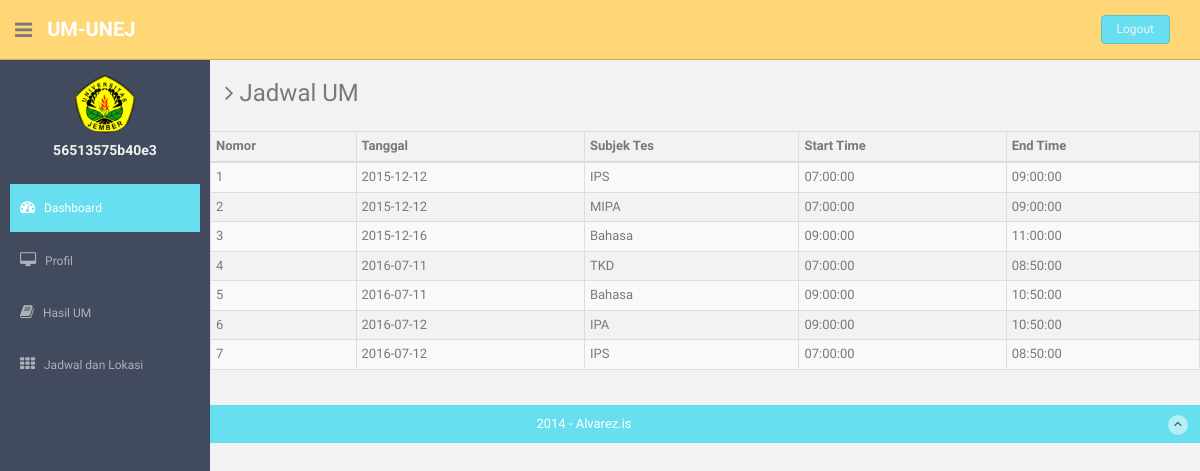
The app's page /index.php?jadwalpeserta (signed in) with its own data.
### tables this page shows
CREATE TABLE IF NOT EXISTS `tb_jadwal_um` (
  `id_jadwal` int(3) NOT NULL AUTO_INCREMENT,
  `tanggal` date NOT NULL,
  `subjek_tes` varchar(10) NOT NULL,
  `start_time` time NOT NULL,
  `end_time` time NOT NULL,
  PRIMARY KEY (`id_jadwal`)
);

### controller/controller.php (called while the page is built, shortened)
<?php
	include "model/model.php";
	class controller{
		public $model;
		function __construct(){
			$this->model = new model();
		}
function viewJadwalPeserta(){
			  $jadwal = $this->model->getjadwalP();
             include 'view/jadwalP.php';
	}
	}
?>

### model/model.php (called while the page is built, shortened)
 <?php
	class model{
		function getjadwalP(){
			$tahun=date('Y-M-D');
			$sql = mysql_query("select * from tb_jadwal_um  where tanggal>'$tahun' order by tanggal asc");
			$indeks=0;
			while($radata=mysql_fetch_array($sql)){
        $data [$indeks]["id"]=$radata["id_jadwal"];
        $data [$indeks]["tanggal"]=$radata["tanggal"];
        $data[$indeks]["s"]=$radata["subjek_tes"];
        $data[$indeks] ["st"]=$radata["start_time"];
        $data[$indeks]["et"]=$radata["end_time"];
$indeks=$indeks+1;
        }
return $data;
        }
	}
?>

### view/jadwalP.php (the view, shortened to what this page needs)
<?php
$id=$_SESSION["username"];
?>
<!DOCTYPE html>
<html lang="en">
  <head>
    <link href="assets/css/bootstrap.css" rel="stylesheet">
    <link href="assets/font-awesome/css/font-awesome.css" rel="stylesheet" />
    <link rel="stylesheet" type="text/css" href="assets/css/zabuto_calendar.css">
    <link rel="stylesheet" type="text/css" href="assets/js/gritter/css/jquery.gritter.css" />
    <link rel="stylesheet" type="text/css" href="assets/lineicons/style.css">
    <link href="assets/js/fullcalendar/bootstrap-fullcalendar.css" rel="stylesheet" />
    <link href="assets/css/style.css" rel="stylesheet">
    <link href="assets/css/style-responsive.css" rel="stylesheet">
  </head>
  <body>
  <section id="container" >
      <header class="header black-bg">
              <div class="sidebar-toggle-box">
                  <div class="fa fa-bars tooltips" data-placement="right" data-original-title="Toggle Navigation"></div>
              </div>
            <a href="index.html" class="logo"><b>UM-UNEJ</b></a>
            <div class="top-menu">
              <ul class="nav pull-right top-menu">
                    <li><a class="logout"  href="index.php?logout">Logout</a></li>
              </ul>
            </div>
        </header>
      <aside>
          <div id="sidebar"  class="nav-collapse ">
              <ul class="sidebar-menu" id="nav-accordion">
                  <p class="centered"><a href="index.php"><img src="assets/img/ui-sam.jpg" class="img-circle" width="60"></a></p>
                  <h5 class="centered"> <?php echo  $id; ?></h5>
                  <li class="mt">
                      <a class="active" href="index.php">
                          <i class="fa fa-dashboard"></i>
                          <span>Dashboard</span>
                      </a>
                  </li>
                  <li class="sub-menu">
                      <a href="javascript:;" >
                          <i class="fa fa-desktop"></i>
                          <span>Profil</span>
                      </a>
                  </li>
                  <li class="sub-menu">
                      <a href="javascript:;" >
                          <i class="fa fa-book"></i>
                          <span>Hasil UM</span>
                      </a>
                  </li>
                  <li class="sub-menu">
                      <a href="javascript:;" >
                          <i class="fa fa-th"></i>
                          <span>Jadwal dan Lokasi</span>
                      </a>
                  </li>
              </ul>
          </div>
      </aside>
      <section id="main-content">
          <section class="wrapper">
          	<h3><i class="fa fa-angle-right"></i> Jadwal UM</h3>
              <div class="row mt">
                <section id="no-more-tables">
                              <table class="table table-bordered table-striped table-condensed cf">
                                  <thead class="cf">
                              <tr>
                                  <th>Nomor</th>
                                  <th>Tanggal</th>
                                  <th class="numeric" >Subjek Tes</th>
                                  <th class="numeric">Start Time</th>
                                  <th class="numeric">End Time</th>
                              </tr>
                              </thead>
                          <tbody>
                                <?php
                                $indeks=1;
foreach ( $jadwal as $var ) {
?>
                             <tr>
    <td class="numeric" data-title="ID"><?php echo $indeks;?>&nbsp;</td>
    <td class="numeric" data-title="ID"><?php echo $var['tanggal'];?>&nbsp;</td>
    <td class="numeric" data-title="Nama"><?php echo $var['s'];?>&nbsp;</td>
    <td class="numeric" data-title="Jenis Kelamin"><?php echo $var['st'];?>&nbsp;</td>
     <td class="numeric" data-title="Prodi Pilihan"><?php echo $var['et'];   ?> &nbsp;</td>
  </tr>
 <?php  $indeks=$indeks+1; } ?>
                              </tbody>
                          </table>
                          </section>
              </div>
		</section>
      </section>
      <footer class="site-footer">
          <div class="text-center">
              2014 - Alvarez.is
              <a href="index.php?jadwalpeserta" class="go-top">
                  <i class="fa fa-angle-up"></i>
              </a>
          </div>
      </footer>
  </section>
  </body>
</html>

### index.php
<?php
	include "controller/controller.php";
	$main = new controller();
	if(isset($_GET['baru'])){
		$main->baru();
	}else if(isset($_GET['login'])){
		$main->login();
	}else if(isset($_GET['homepeserta'])){
		$main->viewhomePeserta();
	}else if(isset($_GET['homeAdAkad'])){
		$main->viewhomeAdAkad();
	}else if(isset($_GET['homeAdMhs'])){
		$main->viewhomeAdMhs();
	}else if(isset($_GET['homeDekan'])){
		$main->viewhomeDekan();
	}else if(isset($_GET['homeSk1'])){
		$main->viewhomeSk1();
	}else if(isset($_GET['jadwalpeserta'])){
		$main->viewJadwalPeserta();
	}else if(isset($_GET['lokasipeserta'])){
		$main->viewLokasiPeserta();
	}else if(isset($_GET['logout'])){
		$main->logout();
	}else if(isset($_GET['hasilUM'])){
		$main->viewHasilUM();
	}else if(isset($_GET['profil'])){
		$main->viewProfil();
	}else if(isset($_GET['editpeserta'])){
		$main->viewFormPeserta();
	}else if(isset($_GET['updateprofil'])){
		$main->updateProfil();
	}else if(isset($_GET['cetakkartu'])){
		$main->viewKartuPDF();
	}else if(isset($_GET['Penjadwalan'])){
		$main->viewJadwalAkad();
	}else if(isset($_GET['editjadwal'])){
		$main->viewFormJadwal($_GET['idjd']);
	}else if(isset($_GET['updatejadwal'])){
		$main->updateJadwal();
	}else if(isset($_GET['tambahJadwal'])){
		$main->viewFormJadwalBaru();
	}else if(isset($_GET['createJadwal'])){
		$main->inputJadwal();
	}else if(isset($_GET['tabelpeserta'])){
		$main->viewPeserta();
	}else if(isset($_GET['tabelpesertaKhs'])){
		$main->viewPesertaKhs();
	}else if(isset($_GET['tabelpesertaSk1'])){
		$main->viewPesertaSk1();
	}else if(isset($_GET['tabelpesertaDkn'])){
		$main->viewPesertaDkn();
	}else if(isset($_GET['PreDU'])){
		$main->viewVer1();
}else if(isset($_GET['PreDUKhs'])){
		$main->viewVerKhs();
}else if(isset($_GET['PreDUSk1'])){
		$main->viewVerSk1();
}else if(isset($_GET['PreDUDkn'])){
		$main->viewVerDkn();
	}else if(isset($_GET['ver1akad'])){
		$main->ver1akad($_GET['id'],$_GET['tot'],$_GET['st']);
	}else if(isset($_GET['verkhs'])){
		$main->ver1khs($_GET['id'],$_GET['st']);
	}else if(isset($_GET['versk1'])){
		$main->ver1sk1($_GET['id'],$_GET['st']);
	}else if(isset($_GET['verdkn'])){
		$main->ver1dkn($_GET['id'],$_GET['st']);
	}else if(isset($_GET['ver2akad'])){
		$main->ver2akad($_GET['id'],$_GET['st']);
	}else if(isset($_GET['pascaDU'])){
		$main->viewVer2();
	}else if(isset($_GET['hasil'])){
		$main->viewSemuanilai();
	}else if(isset($_GET['hasilUMakad'])){
		$main->viewKelulusanUM();
	}else if(isset($_GET['hasilUMDkn'])){
		$main->viewKelulusanUMDkn();
	}else if(isset($_GET['cetaklulus'])){
		$main->viewDraftKelulusanUM();
	}else if(isset($_GET['carinilai'])){
		$main->viewNilai();
	}else if(isset($_GET['selesai'])){
		$main->selesai();
	}else if(isset($_GET['editnilai'])){
		$main->viewFormnilai($_GET['idp']);
	}else if(isset($_GET['updatenilai'])){
		$main->updateNilai();
	}else if(isset($_GET['editjadwal'])){
		$main->viewFormJadwal($_GET['idjd']);
	}else if(isset($_GET['cetakpeserta'])){
		$main->viewDraftPeserta();
	}else if(isset($_SESSION['username'])){
		$main->viewhomePeserta();
	}else if(isset($_SESSION['idAdm'])){
		$main->dashAdmin();
	}else if(isset($_GET['deleteU'])){
		$id = $_GET['deleteU'];
		$main->deletePengguna($id);
	}else{
		$main->index();
	}
?>

### assets/css/style.css (style rules this page uses)
body { color: #797979; background: #f2f2f2; font-family: 'Ruda', sans-serif; padding: 0px !important; margin: 0px !important; font-size:13px; }
ul li { list-style: none; }
a, a:hover, a:focus { text-decoration: none; outline: none; }
#container { width: 100%; height: 100%; }
.centered { text-align: center; }
.mt { margin-top: 25px; }
ul.top-menu > li > .logout { color: #f2f2f2; font-size: 12px; border-radius: 4px; -webkit-border-radius: 4px; border: 1px solid #64c3c2 !important; padding: 5px 15px; margin-right: 15px; background: #68dff0; margin-top: 15px; }
#sidebar { width: 210px; height: 100%; position: fixed; background: #424a5d; }
#sidebar h5 { color: #f2f2f2; font-weight: 700; }
#sidebar ul li { position: relative; }
ul.sidebar-menu , ul.sidebar-menu li ul.sub { margin: -2px 0 0; padding: 0; }
ul.sidebar-menu { margin-top: 75px; }
ul.sidebar-menu li { margin-bottom: 5px; margin-left:10px; margin-right:10px; }
ul.sidebar-menu li.sub-menu { line-height: 15px; }
ul.sidebar-menu li a span { display: inline-block; }
ul.sidebar-menu li a { color: #aeb2b7; text-decoration: none; display: block; padding: 15px 0 15px 10px; font-size: 12px; outline: none; -webkit-transition: all 0.3s ease; -moz-transition: all 0.3s ease; -o-transition: all 0.3s ease; -ms-transition: all 0.3s ease; transition: all 0.3s ease; }
ul.sidebar-menu li a.active, ul.sidebar-menu li a:hover, ul.sidebar-menu li a:focus { background: #68dff0; color: #fff; display: block; -webkit-transition: all 0.3s ease; -moz-transition: all 0.3s ease; -o-transition: all 0.3s ease; -ms-transition: all 0.3s ease; transition: all 0.3s ease; }
ul.sidebar-menu li a i { font-size: 15px; padding-right: 6px; }
ul.sidebar-menu li a.active i { color: #fff; }
#main-content { margin-left: 210px; }
.header, .footer { min-height: 60px; padding: 0 15px; }
.header { position: fixed; left: 0; right: 0; z-index: 1002; }
.black-bg { background: #ffd777; border-bottom: 1px solid #c9aa5f; }
.wrapper { display: inline-block; margin-top: 60px; padding-left: 15px; padding-right: 15px; padding-bottom: 15px; padding-top: 0px; width: 100%; }
a.logo { font-size: 20px; color: #ffffff; float: left; margin-top: 15px; text-transform: uppercase; }
a.logo b { font-weight: 900; }
#top_menu .nav > li, ul.top-menu > li { float: left; }
ul.top-menu > li > a { color: #666666; font-size: 16px; border-radius: 4px; -webkit-border-radius: 4px; border:1px solid #666666 !important; padding: 2px 6px; margin-right: 15px; }
.sidebar-toggle-box { float: left; padding-right: 15px; margin-top: 20px; }
.sidebar-toggle-box .fa-bars { cursor: pointer; display: inline-block; font-size: 20px; }
.site-footer { background: #68dff0; color: #fff; padding: 10px 0; }
.go-top { margin-right: 1%; float: right; background: rgba(255,255,255,.5); width: 20px; height: 20px; border-radius: 50%; -webkit-border-radius: 50%; }
.go-top i { color: #2A3542; }

### records on screen
tb_jadwal_um: tanggal "2015-12-12", subjek_tes "IPS", start_time "07:00:00", end_time "09:00:00"
tb_jadwal_um: tanggal "2015-12-12", subjek_tes "MIPA", start_time "07:00:00", end_time "09:00:00"
tb_jadwal_um: tanggal "2015-12-16", subjek_tes "Bahasa", start_time "09:00:00", end_time "11:00:00"
tb_jadwal_um: tanggal "2016-07-11", subjek_tes "TKD", start_time "07:00:00", end_time "08:50:00"
tb_jadwal_um: tanggal "2016-07-11", subjek_tes "Bahasa", start_time "09:00:00", end_time "10:50:00"
tb_jadwal_um: tanggal "2016-07-12", subjek_tes "IPA", start_time "09:00:00", end_time "10:50:00"
tb_jadwal_um: tanggal "2016-07-12", subjek_tes "IPS", start_time "07:00:00", end_time "08:50:00"

### other values on screen
$id "56513575b40e3"
